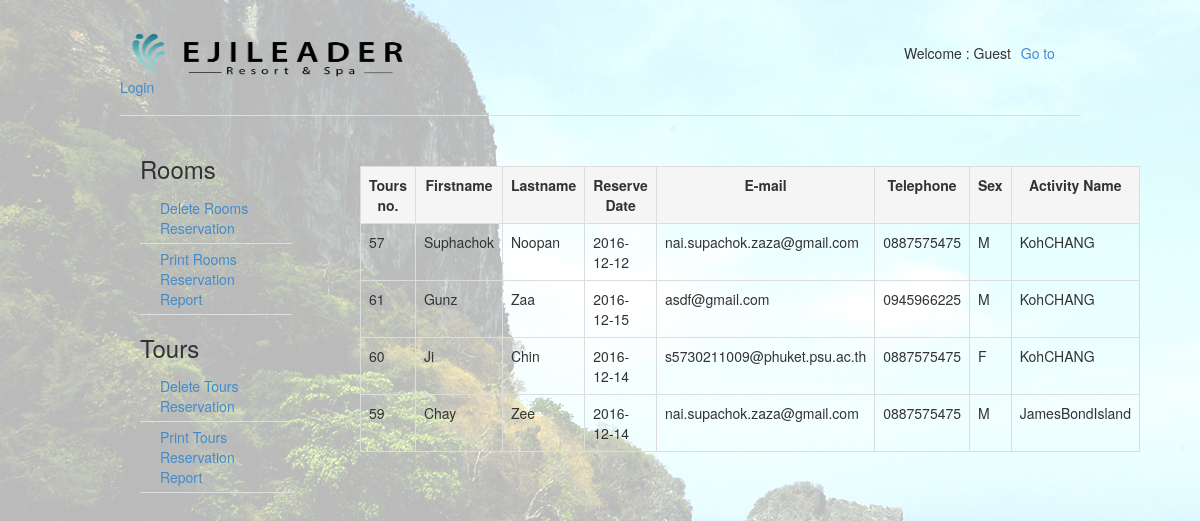
/index-emp-tours.php, run on the app's committed database.
### tables this page shows
CREATE TABLE `tours` (
  `id` int(11) NOT NULL,
  `email` varchar(100) NOT NULL,
  `IDCard` varchar(20) NOT NULL,
  `fname` varchar(20) NOT NULL,
  `lname` varchar(20) NOT NULL,
  `ReserveDate` varchar(11) NOT NULL,
  `Telephone` varchar(10) NOT NULL,
  `sex` char(1) NOT NULL,
  `Activityname` text NOT NULL
);

### index-emp-tours.php (the view, shortened to what this page needs)
<!DOCTYPE html PUBLIC "-//W3C//DTD XHTML 1.0 Transitional//EN" "http://www.w3.org/TR/xhtml1/DTD/xhtml1-transitional.dtd">
<html xmlns="http://www.w3.org/1999/xhtml">
<head>
</head>
<?php
	include("header.php");
	include("menu-emp.php");
?>
<div class="box-left">
</div>
<body>
<div class="box-right">
<br><br>
	<?php
	$sql = "select * from tours";
	$connect = new mysqli("localhost","root","","projectwebpro");
	$query = $connect->query($sql);
	$result = $query->fetch_object();
	if(!$result){
		echo "<strong>No data </strong>";
	}else{
		echo '<table border=1 width="700" class="table table-bordered table-hover">';
		echo '<tr class="active">';
		echo '<td><center><strong>Tours no.</strong></center></td>';
		echo '<td><center><strong>Firstname</strong></center></td>';
		echo '<td><center><strong>Lastname</strong></center></td>';
		echo '<td><center><strong>Reserve Date</strong></center></td>';
		echo '<td><center><strong>E-mail</strong></center></td>';
		echo '<td><center><strong>Telephone</strong></center></td>';
		echo '<td><center><strong>Sex</strong></center></td>';
		echo '<td><center><strong>Activity Name</strong></center></td>';
		echo '</tr>';
		if($query = $connect->query($sql)){
			while($obj = $query->fetch_object()){
				echo '<tr>';
				echo '<td height="10" width="100"> '.$obj->id.'</td>';
				echo '<td height="10" width="100"> '.$obj->fname.'</td>';
				echo '<td height="10" width="100"> '.$obj->lname.'</td>';
				echo '<td height="10" width="100"> '.$obj->ReserveDate.'</td>';
				echo '<td height="10" width="100"> '.$obj->email.'</td>';
				echo '<td height="10" width="100"> '.$obj->Telephone.'</td>';
				echo '<td height="10" width="100"> '.$obj->sex.'</td>';
				echo '<td height="10" width="100"> '.$obj->Activityname.'</td>';
				echo '</tr>';
			}
			echo '</table>';
		}
	}
?>
</div>
</body>
</html>

### css/main.css (style rules this page uses)
body { padding-top: 30px; padding-left: 10%; padding-right: 10%; }
table { margin-bottom:10px; width: 80%; }
.box-right { float: left; width: 75%; }
.box-left { float: left; width: 20%; margin-right: 5%; }

### data on the page
tours: id "57", fname "Suphachok", lname "Noopan", ReserveDate "2016-12-12", email "nai.supachok.zaza@gmail.com", Telephone "0887575475", sex "M", Activityname "KohCHANG"
tours: id "61", fname "Gunz", lname "Zaa", ReserveDate "2016-12-15", email "asdf@gmail.com", Telephone "0945966225", sex "M", Activityname "KohCHANG"
tours: id "60", fname "Ji", lname "Chin", ReserveDate "2016-12-14", email "s5730211009@phuket.psu.ac.th", Telephone "0887575475", sex "F", Activityname "KohCHANG"
tours: id "59", fname "Chay", lname "Zee", ReserveDate "2016-12-14", email "nai.supachok.zaza@gmail.com", Telephone "0887575475", sex "M", Activityname "JamesBondIsland"
